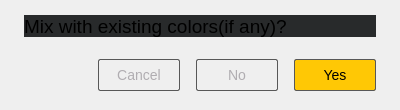
<?xml version="1.0" encoding="UTF-8"?>
<ui version="4.0">
 <class>SFConvertToRGBDlg</class>
 <widget class="QWidget" name="SFConvertToRGBDlg">
  <property name="geometry">
   <rect>
    <x>0</x>
    <y>0</y>
    <width>400</width>
    <height>110</height>
   </rect>
  </property>
  <property name="minimumSize">
   <size>
    <width>400</width>
    <height>110</height>
   </size>
  </property>
  <property name="maximumSize">
   <size>
    <width>400</width>
    <height>110</height>
   </size>
  </property>
  <property name="windowTitle">
   <string>Scalar field to RGB</string>
  </property>
  <layout class="QVBoxLayout" name="verticalLayout">
   <property name="leftMargin">
    <number>24</number>
   </property>
   <property name="rightMargin">
    <number>24</number>
   </property>
   <property name="bottomMargin">
    <number>15</number>
   </property>
   <item>
    <widget class="QLabel" name="label">
     <property name="minimumSize">
      <size>
       <width>0</width>
       <height>22</height>
      </size>
     </property>
     <property name="maximumSize">
      <size>
       <width>16777215</width>
       <height>22</height>
      </size>
     </property>
     <property name="font">
      <font>
       <pointsize>14</pointsize>
      </font>
     </property>
     <property name="styleSheet">
      <string notr="true">background-color: rgb(40, 42, 43);</string>
     </property>
     <property name="text">
      <string>Mix with existing colors(if any)?</string>
     </property>
    </widget>
   </item>
   <item>
    <spacer name="verticalSpacer">
     <property name="orientation">
      <enum>Qt::Vertical</enum>
     </property>
     <property name="sizeType">
      <enum>QSizePolicy::Fixed</enum>
     </property>
     <property name="sizeHint" stdset="0">
      <size>
       <width>20</width>
       <height>12</height>
      </size>
     </property>
    </spacer>
   </item>
   <item>
    <layout class="QHBoxLayout" name="horizontalLayout">
     <property name="spacing">
      <number>16</number>
     </property>
     <item>
      <spacer name="horizontalSpacer">
       <property name="orientation">
        <enum>Qt::Horizontal</enum>
       </property>
       <property name="sizeHint" stdset="0">
        <size>
         <width>40</width>
         <height>20</height>
        </size>
       </property>
      </spacer>
     </item>
     <item>
      <widget class="QPushButton" name="pushButton_cancel">
       <property name="styleSheet">
        <string notr="true">QPushButton{
	width: 80px;
	height: 30px;
	border-radius: 2px;
	border: 1px solid #585858;
	font-size:14px;
	color:rgb(176, 173, 177);
	background-color:transparent;
}
QPushButton:hover{
	background-color:rgb(27, 24, 28);
}
QPushButton:pressed{
	background-color:rgb(27, 24, 28);
}
</string>
       </property>
       <property name="text">
        <string>Cancel</string>
       </property>
      </widget>
     </item>
     <item>
      <widget class="QPushButton" name="pushButton_no">
       <property name="styleSheet">
        <string notr="true">QPushButton{
	width: 80px;
	height: 30px;
	border-radius: 2px;
	border: 1px solid #585858;
	font-size:14px;
	color:rgb(176, 173, 177);
	background-color:transparent;
}
QPushButton:hover{
	background-color:rgb(27, 24, 28);
}
QPushButton:pressed{
	background-color:rgb(27, 24, 28);
}
</string>
       </property>
       <property name="text">
        <string>No</string>
       </property>
      </widget>
     </item>
     <item>
      <widget class="QPushButton" name="pushButton_ok">
       <property name="styleSheet">
        <string notr="true">QPushButton{
	width: 80px;
	height: 30px;
	border-radius: 2px;
	border: 1px solid #585858;
	font-size:14px;
	color:rgb(0, 0, 0);
	background-color:rgb(255, 200, 5);
}
QPushButton:hover{
	background-color:rgb(255, 227, 126);
}
QPushButton:pressed{
	background-color:rgb(255, 227 , 131);
}

QPushButton:disabled{
	background-color:#6B5A1F;
}</string>
       </property>
       <property name="text">
        <string>Yes</string>
       </property>
      </widget>
     </item>
    </layout>
   </item>
  </layout>
 </widget>
 <resources/>
 <connections/>
</ui>
